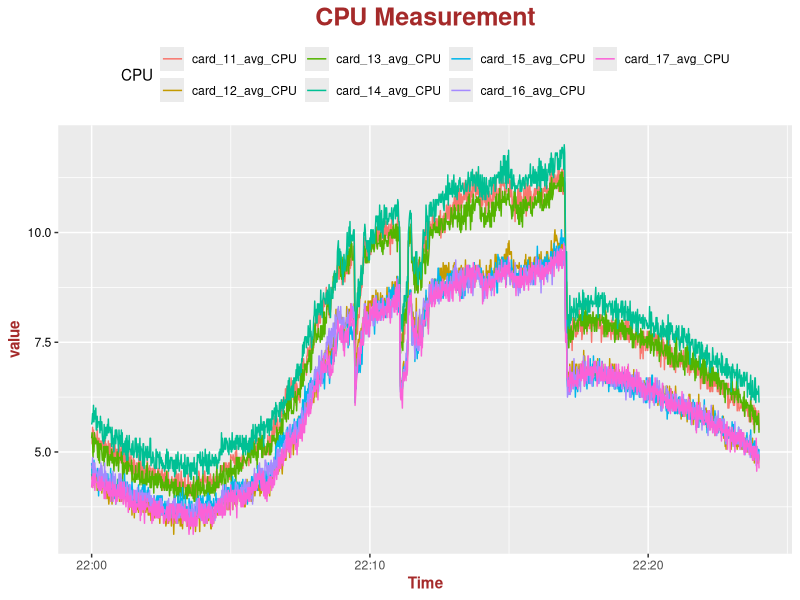
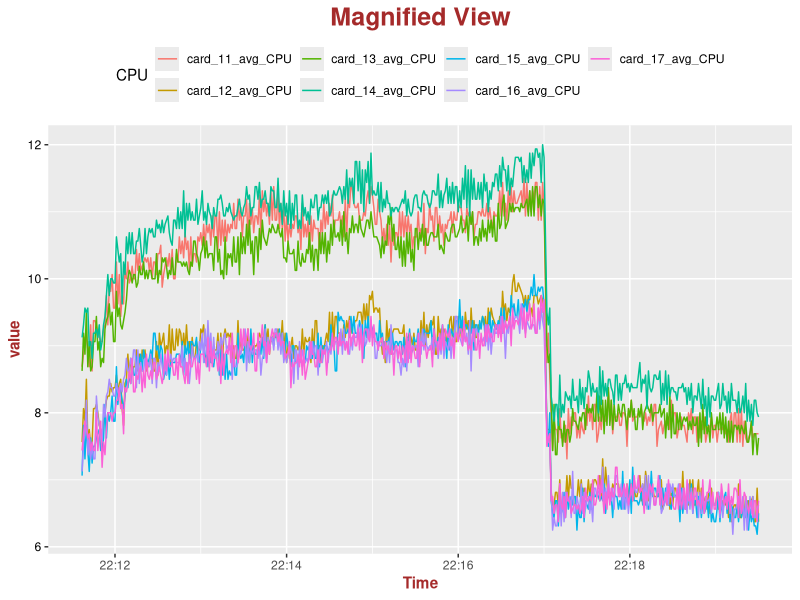

These figures' R source, in order:
## ---- chunk 1
knitr::opts_chunk$set(echo = FALSE, message = FALSE, warnings = FALSE) 
library(ggplot2)
library(lubridate)
library(reshape2)

## ---- chunk 2
  
  tmp_df <- read.csv("Avg_CPU.csv")
    tmp_df$Time <- parse_date_time(tmp_df$Time,c( "mdyHMS", "ymdHMS"), tz = "EST")

    tmp_df2 <- melt(tmp_df, measure.vars=names(tmp_df)[2:ncol(tmp_df)])
    names(tmp_df2)[2] <- "CPU"
    
    main_title <- "CPU Measurement"
    
    ggplot(data=tmp_df2,aes_string(x = "Time", y = "value")) + geom_line(aes_string(color="CPU")) + 
      #scale_y_continuous(name="CPU",labels = scales::comma) +
      ggtitle(main_title) + theme(
        axis.text.y = element_text(colour = "black"),
        axis.title=element_text(face="bold",colour="brown"),
        plot.title = element_text(color="brown", face="bold", size=18, hjust=0.5),
        legend.position="top",
        legend.title = element_text(color = "black"),
        legend.text =  element_text(color = "black")
      )

    
   

## ---- chunk 3
  
  tmp_df <- read.csv("Avg_CPU2.csv")
    tmp_df$Time <- parse_date_time(tmp_df$Time,c( "mdyHMS", "ymdHMS"), tz = "EST")

    tmp_df2 <- melt(tmp_df, measure.vars=names(tmp_df)[2:ncol(tmp_df)])
    names(tmp_df2)[2] <- "CPU"
    
    main_title <- "Magnified View"
    
    ggplot(data=tmp_df2,aes_string(x = "Time", y = "value")) + geom_line(aes_string(color="CPU")) + 
      #scale_y_continuous(name="CPU",labels = scales::comma) +
      ggtitle(main_title) + theme(
        axis.text.y = element_text(colour = "black"),
        axis.title=element_text(face="bold",colour="brown"),
        plot.title = element_text(color="brown", face="bold", size=18, hjust=0.5),
        legend.position="top",
        legend.title = element_text(color = "black"),
        legend.text =  element_text(color = "black")
      )

    
   

